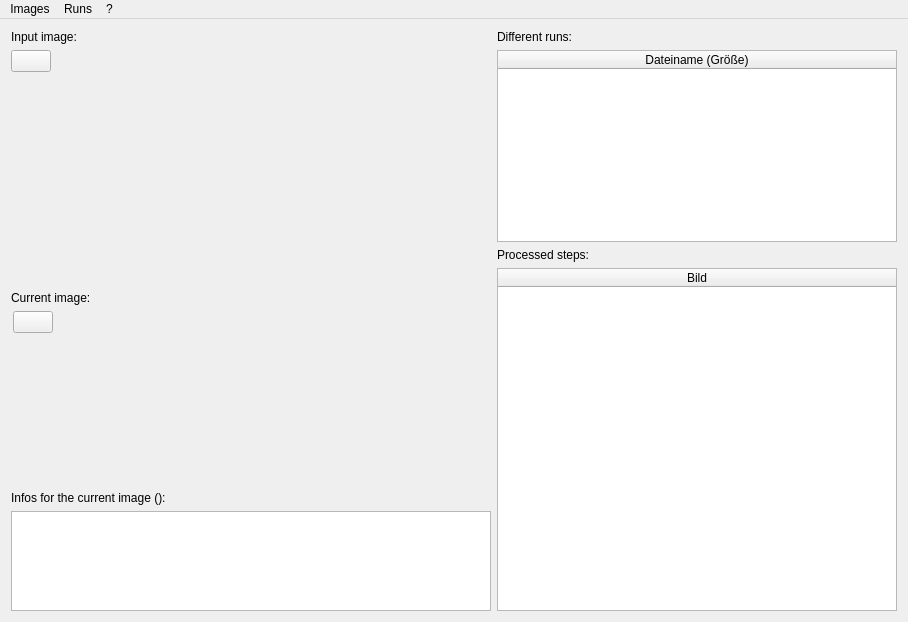
<?xml version="1.0" encoding="UTF-8"?>
<ui version="4.0">
 <class>MainWindow</class>
 <widget class="QMainWindow" name="MainWindow">
  <property name="geometry">
   <rect>
    <x>0</x>
    <y>0</y>
    <width>908</width>
    <height>622</height>
   </rect>
  </property>
  <property name="windowTitle">
   <string>DataMatrixReader - Version 1.0</string>
  </property>
  <property name="windowIcon">
   <iconset resource="Images.qrc">
    <normaloff>:/images/Ressources/DataMatrixTest.png</normaloff>:/images/Ressources/DataMatrixTest.png</iconset>
  </property>
  <widget class="QWidget" name="centralWidget">
   <layout class="QGridLayout" name="gridLayout">
    <item row="0" column="0">
     <layout class="QVBoxLayout" name="verticalLayout_6">
      <item>
       <layout class="QHBoxLayout" name="horizontalLayout_3">
        <item>
         <layout class="QVBoxLayout" name="verticalLayout_5">
          <property name="sizeConstraint">
           <enum>QLayout::SetFixedSize</enum>
          </property>
          <item>
           <widget class="QLabel" name="label">
            <property name="text">
             <string>Input image:</string>
            </property>
           </widget>
          </item>
          <item>
           <layout class="QHBoxLayout" name="horizontalLayout_2">
            <item>
             <widget class="QPushButton" name="pbFullInputImage">
              <property name="toolTip">
               <string>Show the input image with the original size.</string>
              </property>
              <property name="text">
               <string/>
              </property>
              <property name="icon">
               <iconset resource="Images.qrc">
                <normaloff>:/images/Ressources/magnifier.png</normaloff>:/images/Ressources/magnifier.png</iconset>
              </property>
             </widget>
            </item>
            <item>
             <spacer name="horizontalSpacer_2">
              <property name="orientation">
               <enum>Qt::Horizontal</enum>
              </property>
              <property name="sizeType">
               <enum>QSizePolicy::Fixed</enum>
              </property>
              <property name="sizeHint" stdset="0">
               <size>
                <width>44</width>
                <height>20</height>
               </size>
              </property>
             </spacer>
            </item>
           </layout>
          </item>
          <item>
           <spacer name="verticalSpacer_2">
            <property name="orientation">
             <enum>Qt::Vertical</enum>
            </property>
            <property name="sizeHint" stdset="0">
             <size>
              <width>20</width>
              <height>228</height>
             </size>
            </property>
           </spacer>
          </item>
         </layout>
        </item>
        <item>
         <widget class="QLabel" name="lblInputImage">
          <property name="sizePolicy">
           <sizepolicy hsizetype="Expanding" vsizetype="Expanding">
            <horstretch>0</horstretch>
            <verstretch>0</verstretch>
           </sizepolicy>
          </property>
          <property name="minimumSize">
           <size>
            <width>1</width>
            <height>1</height>
           </size>
          </property>
          <property name="maximumSize">
           <size>
            <width>500</width>
            <height>400</height>
           </size>
          </property>
          <property name="text">
           <string/>
          </property>
          <property name="scaledContents">
           <bool>false</bool>
          </property>
          <property name="alignment">
           <set>Qt::AlignCenter</set>
          </property>
         </widget>
        </item>
       </layout>
      </item>
      <item>
       <layout class="QHBoxLayout" name="horizontalLayout_4">
        <item>
         <layout class="QVBoxLayout" name="verticalLayout_4">
          <item>
           <widget class="QLabel" name="label_2">
            <property name="text">
             <string>Current image:</string>
            </property>
           </widget>
          </item>
          <item>
           <layout class="QHBoxLayout" name="horizontalLayout">
            <item>
             <widget class="QPushButton" name="pbFullCurrentImage">
              <property name="sizePolicy">
               <sizepolicy hsizetype="Fixed" vsizetype="Fixed">
                <horstretch>0</horstretch>
                <verstretch>0</verstretch>
               </sizepolicy>
              </property>
              <property name="toolTip">
               <string>Show the current selected image with the original size.</string>
              </property>
              <property name="text">
               <string/>
              </property>
              <property name="icon">
               <iconset resource="Images.qrc">
                <normaloff>:/images/Ressources/magnifier.png</normaloff>:/images/Ressources/magnifier.png</iconset>
              </property>
             </widget>
            </item>
            <item>
             <spacer name="horizontalSpacer">
              <property name="orientation">
               <enum>Qt::Horizontal</enum>
              </property>
              <property name="sizeType">
               <enum>QSizePolicy::Preferred</enum>
              </property>
              <property name="sizeHint" stdset="0">
               <size>
                <width>36</width>
                <height>20</height>
               </size>
              </property>
             </spacer>
            </item>
           </layout>
          </item>
          <item>
           <spacer name="verticalSpacer">
            <property name="orientation">
             <enum>Qt::Vertical</enum>
            </property>
            <property name="sizeHint" stdset="0">
             <size>
              <width>69</width>
              <height>166</height>
             </size>
            </property>
           </spacer>
          </item>
         </layout>
        </item>
        <item>
         <widget class="QLabel" name="lblCurrentImage">
          <property name="sizePolicy">
           <sizepolicy hsizetype="Expanding" vsizetype="Expanding">
            <horstretch>0</horstretch>
            <verstretch>0</verstretch>
           </sizepolicy>
          </property>
          <property name="minimumSize">
           <size>
            <width>1</width>
            <height>1</height>
           </size>
          </property>
          <property name="maximumSize">
           <size>
            <width>500</width>
            <height>400</height>
           </size>
          </property>
          <property name="text">
           <string/>
          </property>
          <property name="scaledContents">
           <bool>false</bool>
          </property>
          <property name="alignment">
           <set>Qt::AlignCenter</set>
          </property>
         </widget>
        </item>
       </layout>
      </item>
      <item>
       <layout class="QVBoxLayout" name="verticalLayout_3">
        <item>
         <widget class="QLabel" name="lblCurrentImageName">
          <property name="text">
           <string>Infos for the current image (&lt;no image loaded&gt;):</string>
          </property>
         </widget>
        </item>
        <item>
         <widget class="QTextEdit" name="tbMessages">
          <property name="sizePolicy">
           <sizepolicy hsizetype="Expanding" vsizetype="Fixed">
            <horstretch>0</horstretch>
            <verstretch>0</verstretch>
           </sizepolicy>
          </property>
          <property name="maximumSize">
           <size>
            <width>16777215</width>
            <height>100</height>
           </size>
          </property>
          <property name="textInteractionFlags">
           <set>Qt::TextSelectableByKeyboard|Qt::TextSelectableByMouse</set>
          </property>
         </widget>
        </item>
       </layout>
      </item>
     </layout>
    </item>
    <item row="0" column="1">
     <layout class="QVBoxLayout" name="verticalLayout_8">
      <item>
       <layout class="QVBoxLayout" name="verticalLayout">
        <item>
         <widget class="QLabel" name="label_4">
          <property name="text">
           <string>Different runs:</string>
          </property>
         </widget>
        </item>
        <item>
         <widget class="QTableWidget" name="tableWidgetRuns">
          <property name="sizePolicy">
           <sizepolicy hsizetype="Expanding" vsizetype="Fixed">
            <horstretch>0</horstretch>
            <verstretch>0</verstretch>
           </sizepolicy>
          </property>
          <property name="maximumSize">
           <size>
            <width>400</width>
            <height>600</height>
           </size>
          </property>
          <property name="autoScroll">
           <bool>false</bool>
          </property>
          <property name="editTriggers">
           <set>QAbstractItemView::NoEditTriggers</set>
          </property>
          <property name="alternatingRowColors">
           <bool>true</bool>
          </property>
          <property name="selectionMode">
           <enum>QAbstractItemView::SingleSelection</enum>
          </property>
          <property name="selectionBehavior">
           <enum>QAbstractItemView::SelectRows</enum>
          </property>
          <property name="verticalScrollMode">
           <enum>QAbstractItemView::ScrollPerPixel</enum>
          </property>
          <property name="sortingEnabled">
           <bool>true</bool>
          </property>
          <attribute name="horizontalHeaderDefaultSectionSize">
           <number>150</number>
          </attribute>
          <attribute name="horizontalHeaderHighlightSections">
           <bool>false</bool>
          </attribute>
          <attribute name="horizontalHeaderMinimumSectionSize">
           <number>50</number>
          </attribute>
          <attribute name="horizontalHeaderStretchLastSection">
           <bool>true</bool>
          </attribute>
          <attribute name="verticalHeaderVisible">
           <bool>false</bool>
          </attribute>
          <column>
           <property name="text">
            <string>Dateiname (Größe)</string>
           </property>
          </column>
         </widget>
        </item>
       </layout>
      </item>
      <item>
       <layout class="QVBoxLayout" name="verticalLayout_2">
        <item>
         <widget class="QLabel" name="label_3">
          <property name="text">
           <string>Processed steps:</string>
          </property>
         </widget>
        </item>
        <item>
         <widget class="QTableWidget" name="tableWidgetSteps">
          <property name="sizePolicy">
           <sizepolicy hsizetype="Maximum" vsizetype="Expanding">
            <horstretch>0</horstretch>
            <verstretch>0</verstretch>
           </sizepolicy>
          </property>
          <property name="maximumSize">
           <size>
            <width>400</width>
            <height>16777215</height>
           </size>
          </property>
          <property name="autoScroll">
           <bool>false</bool>
          </property>
          <property name="editTriggers">
           <set>QAbstractItemView::NoEditTriggers</set>
          </property>
          <property name="selectionMode">
           <enum>QAbstractItemView::SingleSelection</enum>
          </property>
          <property name="selectionBehavior">
           <enum>QAbstractItemView::SelectRows</enum>
          </property>
          <property name="iconSize">
           <size>
            <width>200</width>
            <height>200</height>
           </size>
          </property>
          <property name="verticalScrollMode">
           <enum>QAbstractItemView::ScrollPerPixel</enum>
          </property>
          <attribute name="horizontalHeaderDefaultSectionSize">
           <number>100</number>
          </attribute>
          <attribute name="horizontalHeaderHighlightSections">
           <bool>false</bool>
          </attribute>
          <attribute name="horizontalHeaderMinimumSectionSize">
           <number>200</number>
          </attribute>
          <attribute name="horizontalHeaderStretchLastSection">
           <bool>true</bool>
          </attribute>
          <attribute name="verticalHeaderVisible">
           <bool>false</bool>
          </attribute>
          <attribute name="verticalHeaderDefaultSectionSize">
           <number>200</number>
          </attribute>
          <attribute name="verticalHeaderMinimumSectionSize">
           <number>200</number>
          </attribute>
          <column>
           <property name="text">
            <string>Bild</string>
           </property>
          </column>
         </widget>
        </item>
       </layout>
      </item>
     </layout>
    </item>
   </layout>
  </widget>
  <widget class="QMenuBar" name="menuBar">
   <property name="geometry">
    <rect>
     <x>0</x>
     <y>0</y>
     <width>908</width>
     <height>21</height>
    </rect>
   </property>
   <widget class="QMenu" name="menuImage">
    <property name="title">
     <string>Images</string>
    </property>
    <addaction name="actionLoadImage"/>
   </widget>
   <widget class="QMenu" name="menuRuns">
    <property name="title">
     <string>Runs</string>
    </property>
    <addaction name="actionSaveImages"/>
    <addaction name="separator"/>
    <addaction name="action_Delete_previous_runs"/>
   </widget>
   <widget class="QMenu" name="menu">
    <property name="title">
     <string>?</string>
    </property>
    <addaction name="actionAboutThisApplication"/>
   </widget>
   <addaction name="menuImage"/>
   <addaction name="menuRuns"/>
   <addaction name="menu"/>
  </widget>
  <action name="actionLoadImage">
   <property name="text">
    <string>Load &amp;&amp; process</string>
   </property>
   <property name="toolTip">
    <string>Load a single image...</string>
   </property>
   <property name="shortcut">
    <string>Alt+L</string>
   </property>
  </action>
  <action name="action_Delete_previous_runs">
   <property name="text">
    <string>Delete previous runs</string>
   </property>
   <property name="toolTip">
    <string>Delete previous runs</string>
   </property>
   <property name="shortcut">
    <string>Alt+D</string>
   </property>
  </action>
  <action name="actionAboutThisApplication">
   <property name="text">
    <string>About this application</string>
   </property>
   <property name="shortcut">
    <string>Alt+I</string>
   </property>
  </action>
  <action name="actionSaveImages">
   <property name="checkable">
    <bool>true</bool>
   </property>
   <property name="text">
    <string>Save images</string>
   </property>
   <property name="toolTip">
    <string>Save the processed images</string>
   </property>
   <property name="shortcut">
    <string>Alt+S</string>
   </property>
  </action>
 </widget>
 <layoutdefault spacing="6" margin="11"/>
 <resources>
  <include location="Images.qrc"/>
 </resources>
 <connections/>
</ui>
